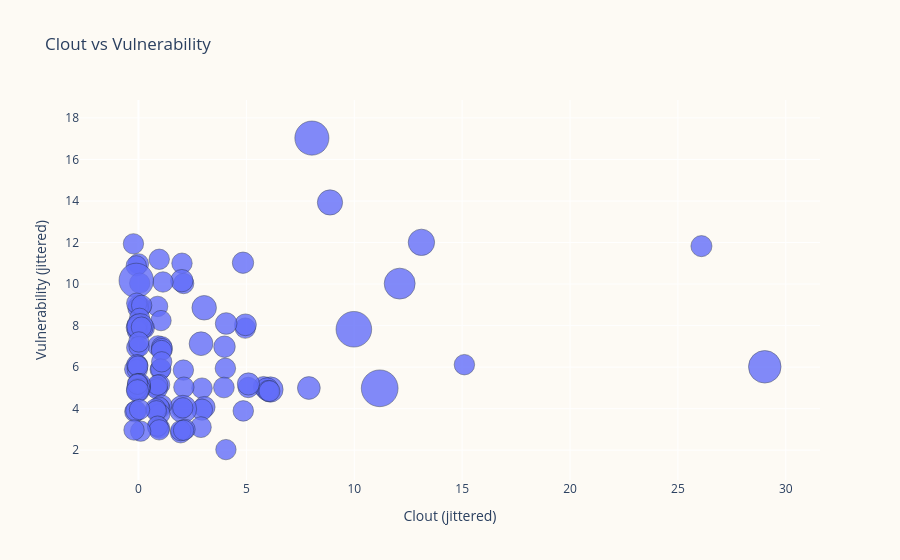

Notebook cell for this chart:
### Markdown cell above
## 7. Directed Matrix `company x competitors`

**Goal**: prepare the matrix representation used by projection and community detection.

**Sample Selection Policy**

We build the analysis sample with explicit, deterministic rules to keep the competition graph interpretable and comparable across runs.

1. **Starting pool**: all companies from the cleaned directed dataset (`df_agg` / `df_raw`).
2. **Investor exclusion**: remove entities identified as investors (e.g., investor/investment, venture capital, VC, private equity).
3. **Relational consistency filter**: remove companies that do not share any competitor with at least one other company.
4. **Rows kept**: only companies passing rules 2 and 3 are kept as matrix rows (analyzed actors).
5. **Columns kept**: competitor columns remain the full mentioned competitor universe from the directed data.

**Why this policy**

- Focus the map on operating competitive dynamics rather than financing actors.
- Remove isolated profiles that cannot contribute to shared competitive structure.
- Preserve a directed representation (`company -> competitor`) while keeping enough overlap for robust community detection.

**Output**: `df_matrix` and `cooccurrence_matrix.csv` (directed matrix).

### Code cell
# Matrice dirigee: lignes = entreprises, colonnes = competiteurs.
# On garde la logique asymetrique, sans M + M^T.
df_matrix = df_agg.pivot_table(
    index=COL_NAME,
    columns="competitor",
    values="count",
    fill_value=0,
)

# Exclude investor-type actors from the selected row set.
sector_series = df_raw[COL_SECTOR].fillna("").astype(str).str.casefold()
investor_mask = sector_series.str.contains(
    r"\binvest(?:or|ment)?s?\b|venture\s+capital|\bvc\b|private\s+equity",
    regex=True,
    na=False,
 )

selected_actor_series = df_raw.loc[~investor_mask, COL_NAME].dropna().astype(str).str.strip()
enterprise_actors = sorted(selected_actor_series[selected_actor_series.ne("")].unique().tolist())

excluded_investors = sorted(
    df_raw.loc[investor_mask, COL_NAME].dropna().astype(str).str.strip().unique().tolist()
 )

df_matrix = df_matrix.reindex(index=enterprise_actors, fill_value=0)

# Keep only companies that share at least one competitor with another company.
binary = (df_matrix > 0).astype(np.int8)
shared_comp_counts = binary.to_numpy(dtype=np.int8) @ binary.to_numpy(dtype=np.int8).T
np.fill_diagonal(shared_comp_counts, 0)
has_shared_competitor = shared_comp_counts.max(axis=1) > 0
isolated_no_common = df_matrix.index[~has_shared_competitor].tolist()
df_matrix = df_matrix.loc[has_shared_competitor].copy()

print(f"Investors excluded from row selection: {len(excluded_investors)}")
if excluded_investors:
    print("Sample excluded investors:", ", ".join(excluded_investors[:12]))

print(f"Companies removed (no shared competitor): {len(isolated_no_common)}")
if isolated_no_common:
    print("Sample removed isolated companies:", ", ".join(isolated_no_common[:12]))

print(f"Matrice dirigee: {df_matrix.shape[0]} entreprises x {df_matrix.shape[1]} competiteurs")
print(f"Densite non-nulle : {(df_matrix.values > 0).mean():.1%}")

cooc_path = EXPORTS_DIR / "cooccurrence_matrix.csv"
df_matrix.to_csv(cooc_path)
print(f"Export matrice dirigee -> {cooc_path}")

# Vulnerability = somme ligne ; Clout = somme colonne.
row_sums = df_matrix.sum(axis=1).rename("vulnerability")
col_sums = df_matrix.sum(axis=0).rename("clout")

row_sums_path = EXPORTS_DIR / "cooccurrence_row_sums.csv"
row_sums.sort_values(ascending=False).to_frame().to_csv(row_sums_path)
print(f"Export vulnerability (row sums) -> {row_sums_path}")

col_sums_path = EXPORTS_DIR / "cooccurrence_column_sums.csv"
col_sums.sort_values(ascending=False).to_frame().to_csv(col_sums_path)
print(f"Export clout (column sums) -> {col_sums_path}")

df_vulnerability_clout = pd.DataFrame({"actor": df_matrix.index.astype(str)})
df_vulnerability_clout["vulnerability"] = df_vulnerability_clout["actor"].map(row_sums).fillna(0)
df_vulnerability_clout["clout"] = df_vulnerability_clout["actor"].map(col_sums).fillna(0)
cap_num = pd.to_numeric(df_raw["capitalization"], errors="coerce") if "capitalization" in df_raw.columns else pd.Series(np.nan, index=df_raw.index)
funds_num = pd.to_numeric(df_raw["funds_raised"], errors="coerce") if "funds_raised" in df_raw.columns else pd.Series(np.nan, index=df_raw.index)
ranking_num = pd.to_numeric(df_raw["ranking_score"], errors="coerce")
size_basis_series = cap_num.fillna(funds_num).fillna(ranking_num).clip(lower=0)
size_basis_map = pd.Series(size_basis_series.to_numpy(), index=df_raw[COL_NAME]).to_dict()
df_vulnerability_clout["size_basis"] = df_vulnerability_clout["actor"].map(size_basis_map).fillna(0)
df_vulnerability_clout = df_vulnerability_clout.sort_values(["vulnerability", "clout"], ascending=[False, False])
cap_min = float(df_vulnerability_clout["size_basis"].min())
cap_max = float(df_vulnerability_clout["size_basis"].max())
if np.isclose(cap_min, cap_max):
    df_vulnerability_clout["bubble_size"] = 12.0
else:
    df_vulnerability_clout["bubble_size"] = 8 + (df_vulnerability_clout["size_basis"] - cap_min) * (26 - 8) / (cap_max - cap_min)
rng = np.random.default_rng(RANDOM_SEED)
jitter_x = 0.12
jitter_y = 0.12
df_vulnerability_clout["clout_jitter"] = df_vulnerability_clout["clout"] + rng.normal(0, jitter_x, len(df_vulnerability_clout))
df_vulnerability_clout["vulnerability_jitter"] = df_vulnerability_clout["vulnerability"] + rng.normal(0, jitter_y, len(df_vulnerability_clout))
vuln_clout_path = EXPORTS_DIR / "enterprise_vulnerability_clout.csv"
df_vulnerability_clout.to_csv(vuln_clout_path, index=False)
print(f"Export vulnerability+clout -> {vuln_clout_path}")

# Scatterplot clout vs vulnerability.
import plotly.express as px

fig_vuln_clout = px.scatter(
    df_vulnerability_clout,
    x="clout_jitter",
    y="vulnerability_jitter",
    size="bubble_size",
    size_max=26,
    hover_name="actor",
    hover_data={
        "clout": True,
        "vulnerability": True,
        "size_basis": ":,.0f",
        "bubble_size": False,
        "clout_jitter": False,
        "vulnerability_jitter": False,
    },
    title="Clout vs Vulnerability",
    labels={
        "clout_jitter": "Clout (jittered)",
        "vulnerability_jitter": "Vulnerability (jittered)",
    },
)
fig_vuln_clout.update_traces(marker=dict(opacity=0.8, line=dict(width=0.5, color="#1f2937")))
fig_vuln_clout.update_layout(plot_bgcolor="#FDFAF4", paper_bgcolor="#FDFAF4")

vuln_clout_fig_html = EXPORTS_DIR / "vulnerability_clout_scatter.html"
fig_vuln_clout.write_html(str(vuln_clout_fig_html))
print(f"Export clout-vulnerability scatter -> {vuln_clout_fig_html}")

vuln_clout_fig_png = EXPORTS_DIR / "vulnerability_clout_scatter.png"
try:
    fig_vuln_clout.write_image(str(vuln_clout_fig_png), width=1400, height=900, scale=2)
    print(f"PNG export -> {vuln_clout_fig_png}")
except Exception as e:
    print(f"PNG export skipped ({type(e).__name__}): {e}")

fig_vuln_clout.show()

### Figure 1 — Plotly figure (JSON) as saved in the notebook; plotly's stock layout.template omitted (floating-point values rounded to 4 significant figures; data arrays with more than 128 entries replaced by an {"elided": "..."} marker saying what was removed)
{"data": [{"customdata": {"elided": "111x4 float values"}, "hovertemplate": "<b>%{hovertext}</b><br><br>clout=%{customdata[0]}<br>vulnerability=%{customdata[1]}<br>size_basis=%{customdata[2]:,.0f}<extra></extra>", "hovertext": ["Apple", "Tesla", "OpenAI", "Meta", "SoundHound AI", "IBM", "Mistral AI", "Crusoe", "Doctolib", "Owkin", "Amazon", "Black Forest Labs", "Cisco", "Physical Intelligence", "01.AI", "Alphabet", "Samsung Electronics", "Aurora Innovation", "Black Forest AI GmbH", "Nscale", "PhotoRoom", "Prophesee", "Sakana AI", "Google", "MiniMax", "Palantir", "Alibaba", "UiPath", "AMI", "Ambiance Healthcare", "Cambricon Technologies", "Celonis", "Groq", "Lightspeed", "SpaceX", "WhiteFiber", "Adobe", "AMD", "Anysphere", "Recursion Pharmaceuticals", "Shopify", "Wayve", "ContentSquare", "Suno AI", "Weibo", "Microsoft", "Anthropic", "Kuaishou", "Hugging Face", "Cerebras", "Pasqal", "PolyAI", "4Paradigm", "Corti", "Glean", "Pony AI", "Presight AI", "Nvidia", "ByteDance", "AWS", "DeepSeek", "Intel", "Qualcomm", "Waymo", "Cohere", "Oracle", "Zhipu AI", "Figure AI", "Abridge", "1X Technologies", "Cognex", "Synthesia", "Yseop", "ARM Holdings", "Cloudflare", "Dataiku", "Doubleword", "Dynatrace", "GitHub", "Kaola", "Midjourney, Inc.", "Perplexity", "SentinelOne", "YouTube", "Moonshot AI", "Databricks", "Salesforce", "Boston Dynamics", "Broadcom", "Mobileye", "Aleph Alpha", "Cognition AI", "Colossyan", "DeepL", "LightOn", "SPACE42", "Ant Group", "Cognition", "Comand AI", "Snowflake", "Helsing", "Ineffable Intelligence", "Stability AI", "WeRide", "C3 AI", "Fermi Inc.", "Harmattan AI", "World Labs", "IQM Quantum Computers", "Oriole Networks", "Nabla"], "legendgroup": "", "marker": {"color": "#636efa", "line": {"color": "#1f2937", "width": 0.5}, "opacity": 0.8, "size": [22.4, 12.25, 8.565, 13.41, 8.01, 8.767, 8.042, 8.036, 8.013, 8.004, 18.44, 8.012, 9.674, 8.04, 8.004, 22.83, 11.6, 8.044, 8.004, 8.052, 8.002, 8.0, 8.01, 24.42, 8.037, 9.145, 9.018, 8.023, 8.013, 8.005, 8.376, 8.043, 8.025, 8.005, 13.33, 8.004, 8.91, 10.86, 8.216, 8.011, 8.576, 8.031, 8.02, 8.019, 8.007, 20.42, 8.066, 8.094, 8.016, 8.065, 8.007, 8.003, 8.004, 8.001, 8.003, 8.012, 8.02, 26.0, 9.98, 12.32, 8.216, 9.829, 8.62, 8.454, 8.072, 9.469, 8.266, 8.14, 8.019, 8.036, 8.034, 8.014, 8.0, 8.912, 8.373, 8.013, 8.0, 8.059, 8.126, 8.007, 8.036, 8.072, 8.026, 9.44, 8.126, 8.677, 8.648, 8.072, 14.61, 8.024, 8.007, 8.094, 8.0, 8.007, 8.001, 8.008, 8.371, 8.036, 8.0, 8.403, 8.065, 8.018, 8.004, 8.007, 8.005, 8.015, 8.005, 8.018, 8.006, 8.0, 8.0], "sizemode": "area", "sizeref": 0.03846, "symbol": "circle"}, "mode": "markers", "name": "", "orientation": "v", "showlegend": false, "type": "scatter", "x": [8.037, 8.875, 26.09, 13.11, -0.2341, 4.844, 2.015, 0.9621, -0.002016, -0.1024, 12.11, 2.093, 2.008, 1.135, 0.0561, -0.1031, 3.044, 0.8849, 0.1054, -0.005991, -0.02218, -0.08171, 0.1467, 9.981, 4.949, 4.958, 4.064, 1.044, 0.04953, 0.0517, 0.257, -0.04877, -0.06147, -0.09765, 0.07392, 0.1355, 3.986, 2.899, 0.9011, 1.078, 1.089, 1.065, -0.07986, 0.02786, 0.014, 29.03, 15.1, 4.027, 2.081, 1.008, 1.035, 1.076, -0.1749, -0.03836, -0.05644, -0.07667, -0.03302, 11.18, 7.896, 6.116, 5.798, 5.96, 6.02, 6.07, 5.085, 5.095, 3.958, 2.945, 2.103, 0.977, 0.8469, 0.864, 0.8897, 0.05966, 0.01709, 0.08286, -0.05127, 0.01902, 0.07507, -0.03712, 0.05481, -0.07943, -0.04357, -0.04581, 4.856, 3.058, 2.944, 2.001, 2.058, 2.054, 1.08, 0.9882, 0.9492, 0.9904, 0.7975, 0.8263, -0.1587, -0.1197, 0.04797, 2.891, 1.955, 2.156, 1.957, 2.089, 0.888, 0.9753, 0.886, 0.9593, 0.1008, -0.2073, 4.052], "xaxis": "x", "y": [17.03, 13.93, 11.83, 12.01, 11.94, 11.03, 11.0, 11.19, 10.97, 10.88, 10.02, 10.03, 10.16, 10.1, 10.04, 10.18, 8.857, 8.923, 8.889, 8.953, 8.835, 9.076, 8.973, 7.824, 7.878, 8.038, 8.101, 8.24, 8.35, 8.05, 7.881, 7.744, 8.032, 7.902, 7.95, 7.927, 6.983, 7.128, 7.019, 6.981, 6.876, 6.799, 6.942, 6.994, 7.212, 6.016, 6.118, 5.94, 5.858, 5.884, 5.913, 6.255, 5.901, 6.101, 5.892, 6.112, 6.046, 4.981, 4.995, 4.921, 5.054, 4.945, 4.853, 4.847, 5.021, 5.189, 5.019, 4.986, 5.034, 5.157, 5.026, 4.951, 5.133, 5.051, 5.184, 5.022, 4.853, 4.836, 5.198, 5.207, 4.978, 4.954, 5.175, 4.867, 3.893, 4.077, 3.953, 3.999, 3.98, 4.041, 4.169, 4.011, 4.077, 3.754, 3.994, 3.899, 3.854, 3.895, 3.96, 3.11, 2.841, 3.004, 2.942, 2.961, 3.12, 3.065, 3.16, 2.981, 2.916, 2.973, 2.029], "yaxis": "y"}], "layout": {"legend": {"itemsizing": "constant", "tracegroupgap": 0}, "paper_bgcolor": "#FDFAF4", "plot_bgcolor": "#FDFAF4", "title": {"text": "Clout vs Vulnerability"}, "xaxis": {"anchor": "y", "domain": [0, 1], "title": {"text": "Clout (jittered)"}}, "yaxis": {"anchor": "x", "domain": [0, 1], "title": {"text": "Vulnerability (jittered)"}}}}
